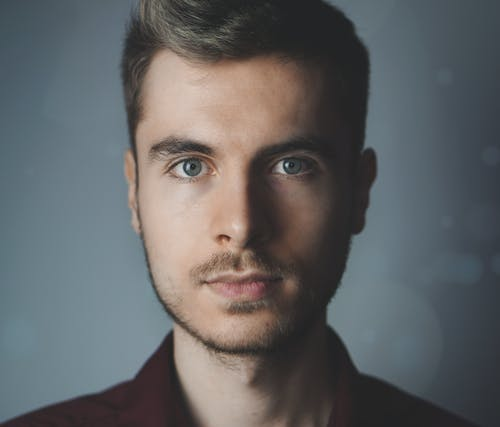
#> input picture Input/Images/Image-One.jpeg, 500 x 427 px, found by its file name
$ jupyter execute --allow-errors main.ipynb   (shell and % lines are left out)
#> lines starting #> are read from the running program, lines starting #| are printed output that depends on the picture; after the words box and inside, x2 and y2 are one past the last pixel; in counts of white or black regions, pixels touching at a corner belong together
[cell 1]
import os
import cv2
os.environ["IMAGEIO_FFMPEG_EXE"] = "/usr/bin/ffmpeg"
from fer import Video
from fer import FER
import sys
import pandas as pd
import matplotlib.pyplot as plt

print("HelloWorld")

[cell 2]
# Put in the location of the video file that has to be processed
filepath = "Input/Videos/"
videofile = filepath + "Video_One.mp4"

def video_classificator(video_path):
    # But the Face detection detector
    face_detector = FER(mtcnn=True)
    # Input the video for processing
    input_video = Video(location_videofile)

    # The Analyze() function will run analysis on every frame of the input video.
    # It will create a rectangular box around every image and show the emotion values next to that.
    # Finally, the method will publish a new video that will have a box around the face of the human with live emotion values.
    processing_data = input_video.analyze(face_detector, display=False)

video_classificator(videofile)
#> (the call stopped at in video_classificator, `face_detector = FER(mtcnn=True)`: fer is not available in this run)

[cell 3]
filepath = "Input/Images/"


test_image_one = plt.imread(filepath + "Image-one.jpeg")
#> test_image_one is the input picture: shape (427, 500, 3); mean R, G, B 97.7, 99.1, 100.4
#> (the rest of this cell did not finish here and is left out)

#> (a cell that did not finish here is left out)

[cell 5]
# Initialize the webcam
cap = cv2.VideoCapture(0)  # 0 is usually the default camera (webcam)

# Check if the webcam is opened successfully
if not cap.isOpened():
    print("Error: Could not open webcam.")
else:
    while True:
        # Read a frame from the webcam
        ret, frame = cap.read()
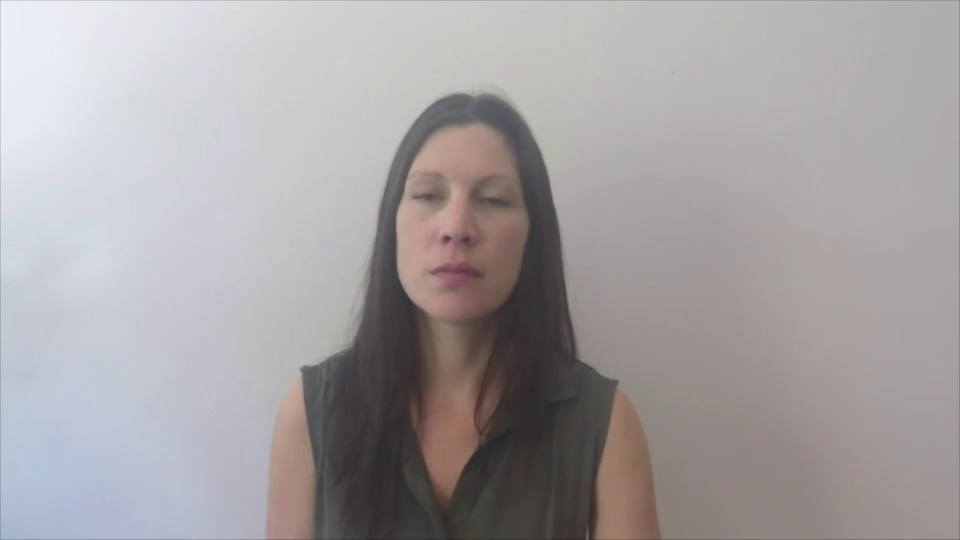
#> input picture frame 58 of Input/Videos/Video_One.mp4, 1920 x 1080 px, given in place of the camera (shown at 1/2 size)
#> frame is the input picture: shape (1080, 1920, 3); mean B, G, R 162.7, 161.1, 165.3

        # Add text to the frame
        text = "Press 'q' to quit"
        cv2.putText(frame, text, (10, 30), cv2.FONT_HERSHEY_SIMPLEX, 1, (0, 255, 0), 2)
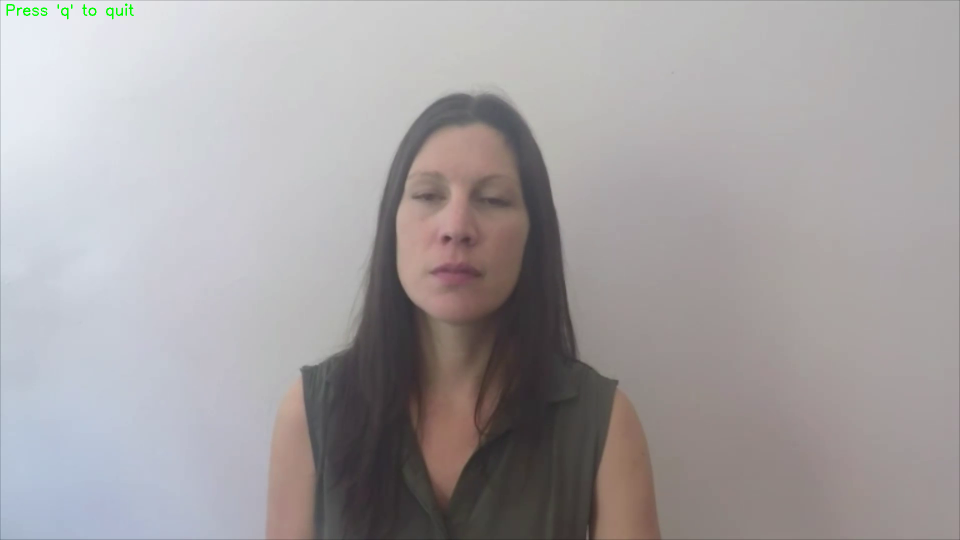
#> frame: shape (1080, 1920, 3) (shown at 1/2 size); 0.07% of pixels changed, all inside (x1, y1, x2, y2) = (13, 7, 268, 39)

        # Display the frame
        cv2.imshow("Webcam", frame)

        # Break the loop when the 'q' key is pressed
        if cv2.waitKey(1) & 0xFF == ord('q'):
#> (key q is pressed here)
            break

# Release the webcam and close all OpenCV windows
cap.release()
cv2.destroyAllWindows()
